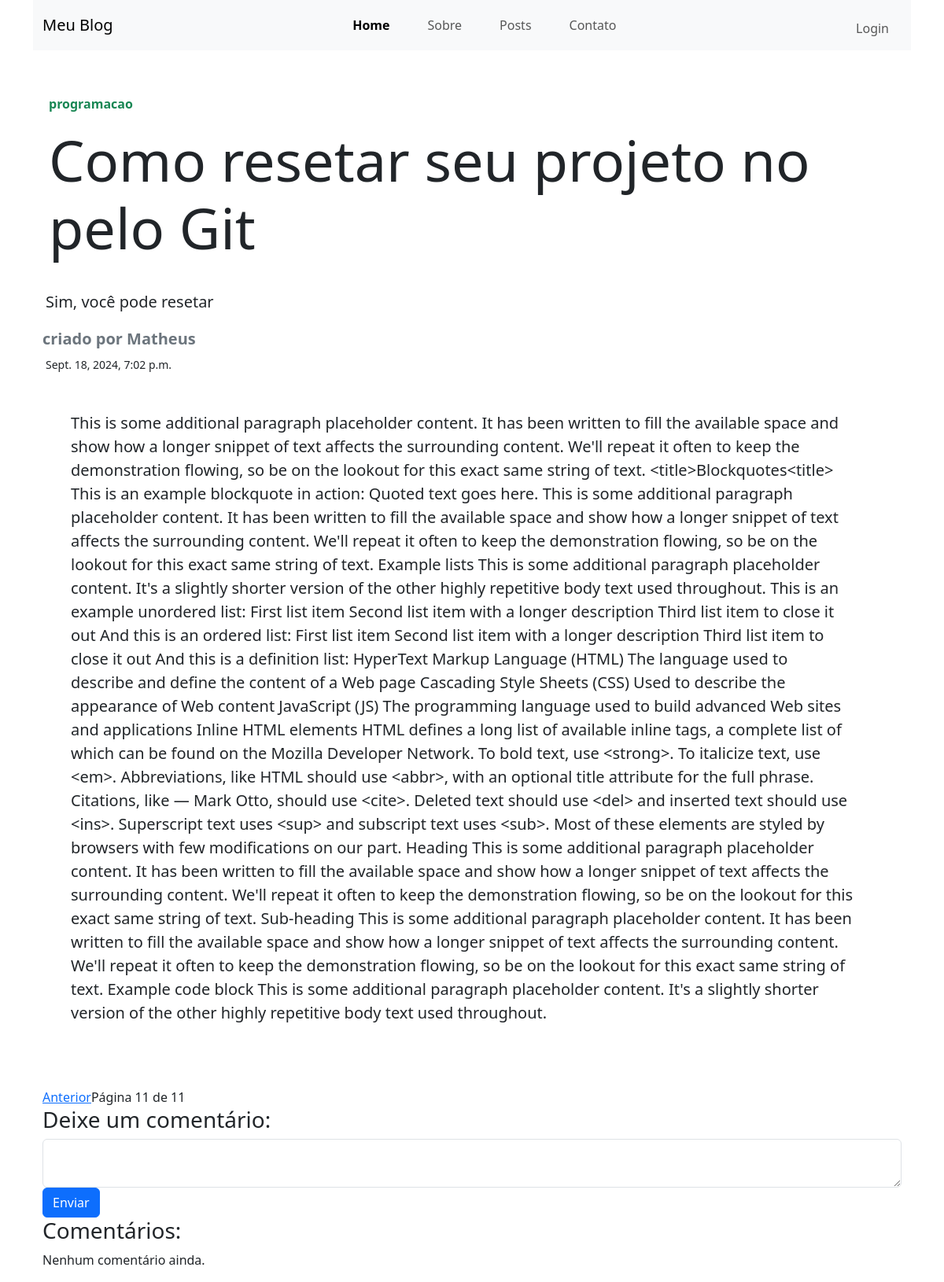
The page /blog/post/11/ on the database as committed earlier.
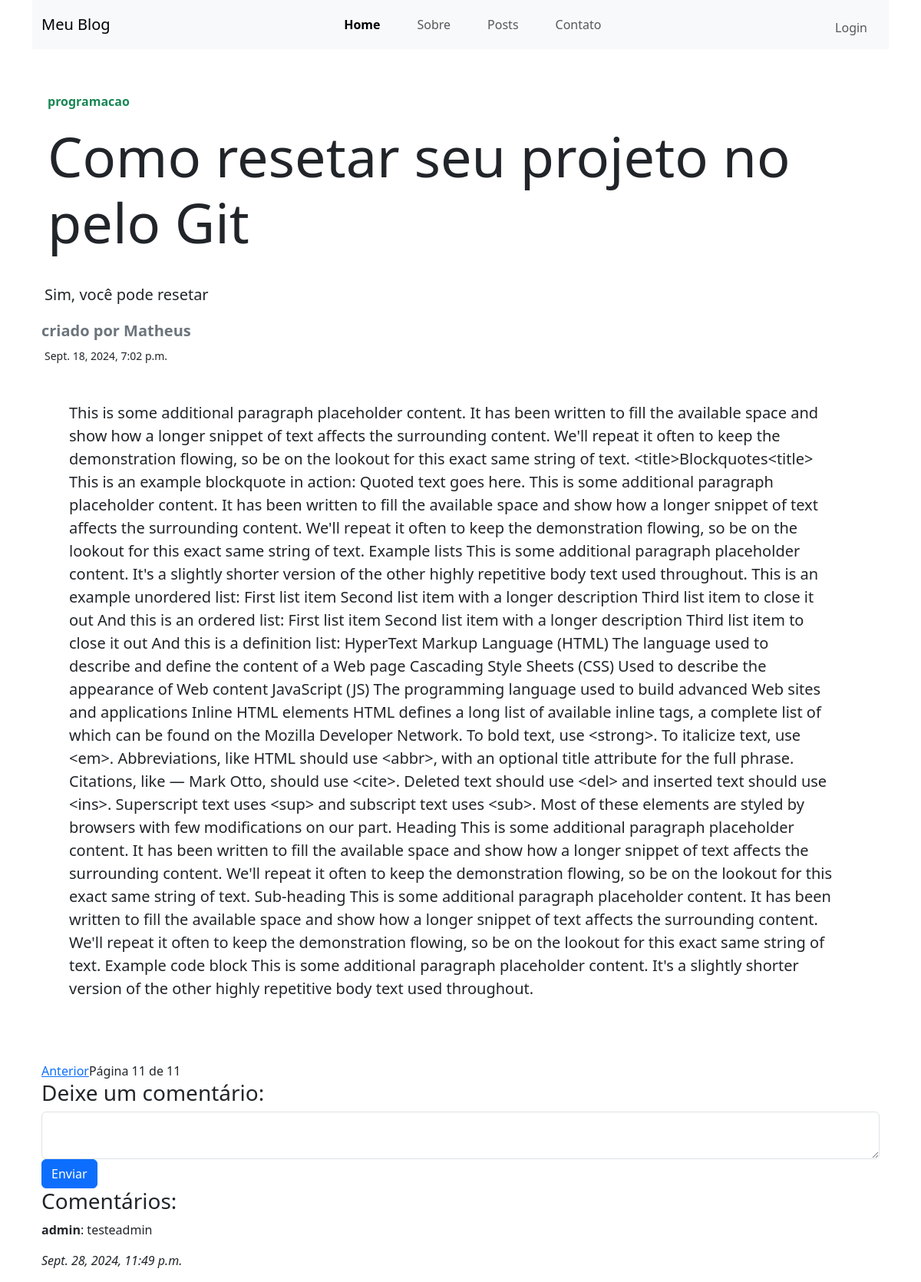
The same page on the database as committed later.
### blog/models.py (models this page shows, shortened)
class Post(models.Model):
    autor = models.CharField(max_length=50)
    titulo = models.CharField(max_length=150)
    resumo = models.CharField(max_length=250)
    conteudo = models.TextField()
    data = models.DateTimeField()
    categoria = models.ForeignKey(Categoria,on_delete=models.PROTECT, related_name='posts')
    tag = models.ManyToManyField(Tag,related_name='posts', blank=True)

class Categoria(models.Model):
    nome = models.CharField(max_length=20)
    slug = models.SlugField(unique=True)
    def __str__(self):
        return self.nome

class Comentario(models.Model):
    post_id = models.ForeignKey(Post, on_delete=models.CASCADE, related_name='post_id')
    autor = models.ForeignKey(User, on_delete=models.CASCADE)
    conteudo = models.TextField()
    criado = models.DateTimeField(auto_now_add=True)

### blog/views.py (the view)
# urls.py: path('post/<int:id>/', views.post, name="post"),
def post(request, id):
    post = get_object_or_404(Post, id=id)
    lista_post = Post.objects.all().order_by('id')
    lista_comentarios = post.post_id.all()
    paginator = Paginator(lista_post, 1)
    post_index = list(lista_post).index(post)
    page_num = post_index+1
    page_obj = paginator.get_page(page_num)
    proximo_post = Post.objects.filter(id__gt=post.id).first()  # Próximo post
    post_anterior = Post.objects.filter(id__lt=post.id).last()
    return render(request,'post.html', {'post':post, 'page_obj':page_obj,'proximo_post':proximo_post, 'post_anterior':post_anterior,
                                        'lista_comentarios':lista_comentarios})

### blog/Templates/post.html (shortened to what this page needs)
{% extends 'base.html' %}
{% block content %}
    <label class=" rounded text-success m-1 p-1"><strong>{{post.categoria}}</strong></label>
        <h1 class="display-2 text-justify p-2"><strong>{{post.titulo}}</strong></h1>
        <div class="row text-justify mt-4 p-1">
            <p class="lead"><strong>{{post.resumo}}</strong></p>
        </div>
        <label class="text-secondary h5"><strong>criado por {{post.autor}}</strong></label>
        <div class="ps-1"><small>{{post.data}}</small></div>
        <div class="row pe-4 text-justify">
            <div class="col p-5">
                <p class="lead">{{post.conteudo}}</p>
            </div>
        </div>
    <div class="pagination">
        {% if post_anterior %}
            <a href="{%url 'blog:post' post_anterior.id %}">Anterior</a>
        {% endif %}
        <span>Página {{ page_obj.number }} de {{ page_obj.paginator.num_pages }}</span>
    </div>
<h3>Deixe um comentário:</h3>
<div class="row">
        <form method="post" action="{% url 'blog:addcomentario' id=post.id %}">
            <textarea class="form-control"name="conteudo"></textarea>
            <input class="btn btn-primary"type="submit" value="Enviar">
        </form>
</div>
<h3>Comentários:</h3>
{% for comentario in lista_comentarios %}
    <div>
        <p><strong>{{ comentario.autor.username }}</strong>: {{ comentario.conteudo }}</p>
        <p><em>{{ comentario.criado }}</em></p>
    </div>
{% empty %}
    <p>Nenhum comentário ainda.</p>
{% endfor %}
{% endblock %}

### blog/Templates/base.html (shortened to what this page needs)
<!doctype html>
<html lang="pt-br">
<head>
    <link href="https://cdn.jsdelivr.net/npm/bootstrap@5.3.3/dist/css/bootstrap.min.css" rel="stylesheet">
</head>
<body>
    <div class="container">
        <nav class="navbar navbar-expand-lg navbar-light bg-light">
            <div class="container-fluid">
                <a class="navbar-brand" href="{% url 'blog:home'%}">Meu Blog</a>
                <div class="collapse navbar-collapse" id="navbarNav">
                    <ul class="navbar-nav d-flex justify-content-center mx-auto">
                        <li class="nav-item mx-3">
                            <a class="nav-link active" aria-current="page" href="{%url 'blog:home'%}"><strong>Home</strong></a>
                        </li>
                        <li class="nav-item mx-3">
                            <a class="nav-link" href="#">Sobre</a>
                        </li>
                        <li class="nav-item mx-3">
                            <a class="nav-link" href="{% url 'blog:postar'%}">Posts</a>
                        </li>
                        <li class="nav-item mx-3">
                            <a class="nav-link" href="#">Contato</a>
                        </li>
                    </ul>
                    <ul class="navbar-nav d-flex justify-content-between mx-2 pt-2">
                        {% if request.user.is_authenticated %}
                        <p class="nav-link">Hello <a href="#"><strong class="text-primary">{{request.user.username}}</strong></a></p>
                        <li><a type="submit" class="nav-link btn btn-danger" href="{% url 'login:logout'%}">Logout</a></li>
                        {% else %}
                        <li class="nav-item">
                            <a class="nav-link" href="{% url 'login:login'%}">Login</a>
                        </li>
                        {% endif %}
                    </ul>
                </div>
            </div>
        </nav>
        <main class="container mt-5">
         {% block content %}
         {% endblock %}
         </main>
    </div>
</body>
</html>

Rows that differ between the two databases and show on the page:
added Comentario: autor.username "admin", conteudo "testeadmin", criado "Sept. 28, 2024, 11:49 p.m."
Other text that changed with them:
text no longer shown: "Nenhum comentário ainda."
